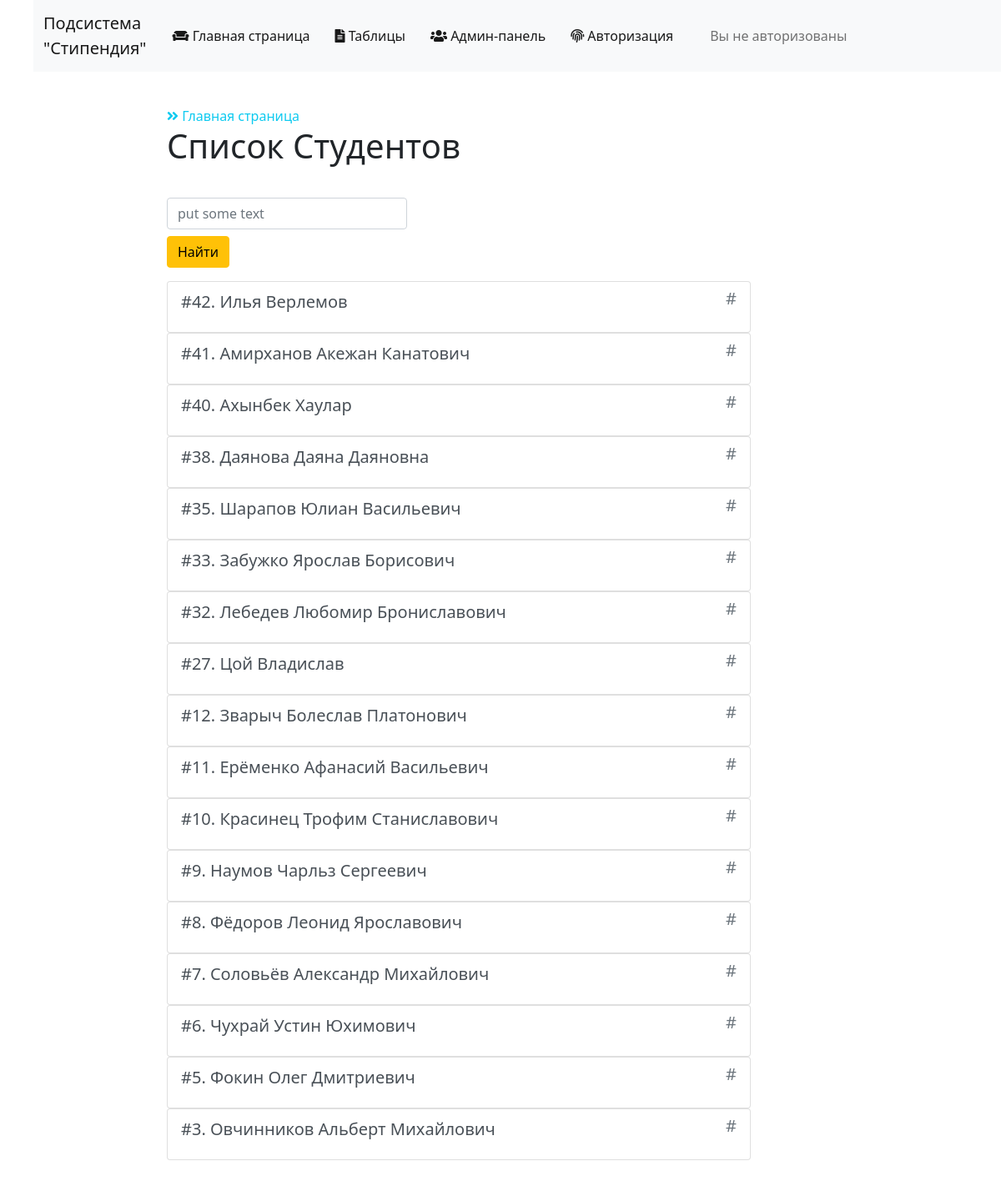
The page /student/ on the database its author committed.
### main/models.py (models this page shows)
class Student (models.Model):
    student_code = models.AutoField(
        "Код студента", primary_key=True)     # код студента
    student_name = models.CharField("Имя студента", max_length=200)
    group_code = models.ForeignKey(
        Group, verbose_name="Группа", on_delete=models.CASCADE)
    education_type_code = models.ForeignKey(
        Types_of_Education, verbose_name="Код вида обучения", on_delete=models.CASCADE)
    personal_reckoning_number = models.IntegerField("Номер лицевого счета")
    bank_code = models.ForeignKey(Bank, verbose_name="Код банка", on_delete=models.CASCADE,
                                  null=True, blank=True)     # FOREIGN KEY ОТНОШЕНИЕ 1:M с Bank
    class Meta:
        verbose_name = 'Студент'
        verbose_name_plural = 'Студенты'
    def __str__(self):
        return f'{self.student_name}'

### main/views.py (the view, shortened to what this page needs)
# urls.py: path(r'student/', views.student, name="student"),
def student(request):
    search_query = request.GET.get('search', '')
    if search_query:
        student_model = Student.objects.filter(
            student_name__icontains=search_query)
    else:
        student_model = Student.objects.all()
    if request.method == 'GET':
        form = StudentForm()
    return render(
        request,
        'main/student.html',
        {
            'form': form,
            'student_model': student_model[::-1]
        }
    )

### main/forms.py
class StudentForm(ModelForm):
    class Meta:
        model = Student
        fields = '__all__'

### main/models.py (called while the page is built)
    def __str__(self):
        return f'{self.bank_name}'

    def __str__(self):
        return f'{self.education_type_name}'

    def __str__(self):
        return f'{self.group_name}'

### main/templates/main/student.html (shortened to what this page needs)
{% extends 'layout.html' %}
{% block content %}
    <div class="features">
        <a class="link-info" href="{% url 'home' %}"><i class="fas fa-angle-double-right"></i> Главная страница</a>
        <h1>Список Студентов</h1>
        <form action="{% url 'student' %}">
          <input class="form-control"  style="width: 18rem" type="search" placeholder="put some text" aria-label="Search" name="search">
          <button class="btn btn-warning mt-2" type="submit">Найти</button>
      </form>
        {% for stud in student_model %}
        <div class="list-group">
          <a href="{% url 'showstudent' id=stud.pk %}" class="list-group-item list-group-item-action">
            <div class="d-flex w-100 justify-content-between">
              <h5 class="mb-3 mt-1">#{{stud.pk}}. {{stud}}</h5>
              <h5 class="text-muted">#</h5>
            </div>
          </a>
        </div>
        {% endfor %}
    </div>
{% endblock %}

### main/static/main/css/main.css (style rules this page uses)
main .list-group { max-width: 700px; }
main h1 { padding-bottom: 30px; }
main a { text-decoration: none; }

### rows shown on the page
Student: pk "42", student_name "Илья Верлемов"
Student: pk "41", student_name "Амирханов Акежан Канатович"
Student: pk "40", student_name "Ахынбек Хаулар"
Student: pk "38", student_name "Даянова Даяна Даяновна"
Student: pk "35", student_name "Шарапов Юлиан Васильевич"
Student: pk "33", student_name "Забужко Ярослав Борисович"
Student: pk "32", student_name "Лебедев Любомир Брониславович"
Student: pk "27", student_name "Цой Владислав"
Student: pk "12", student_name "Зварыч Болеслав Платонович"
Student: pk "11", student_name "Ерёменко Афанасий Васильевич"
Student: pk "10", student_name "Красинец Трофим Станиславович"
Student: pk "9", student_name "Наумов Чарльз Сергеевич"
Student: pk "8", student_name "Фёдоров Леонид Ярославович"
Student: pk "7", student_name "Соловьёв Александр Михайлович"
Student: pk "6", student_name "Чухрай Устин Юхимович"
Student: pk "5", student_name "Фокин Олег Дмитриевич"
Student: pk "3", student_name "Овчинников Альберт Михайлович"
